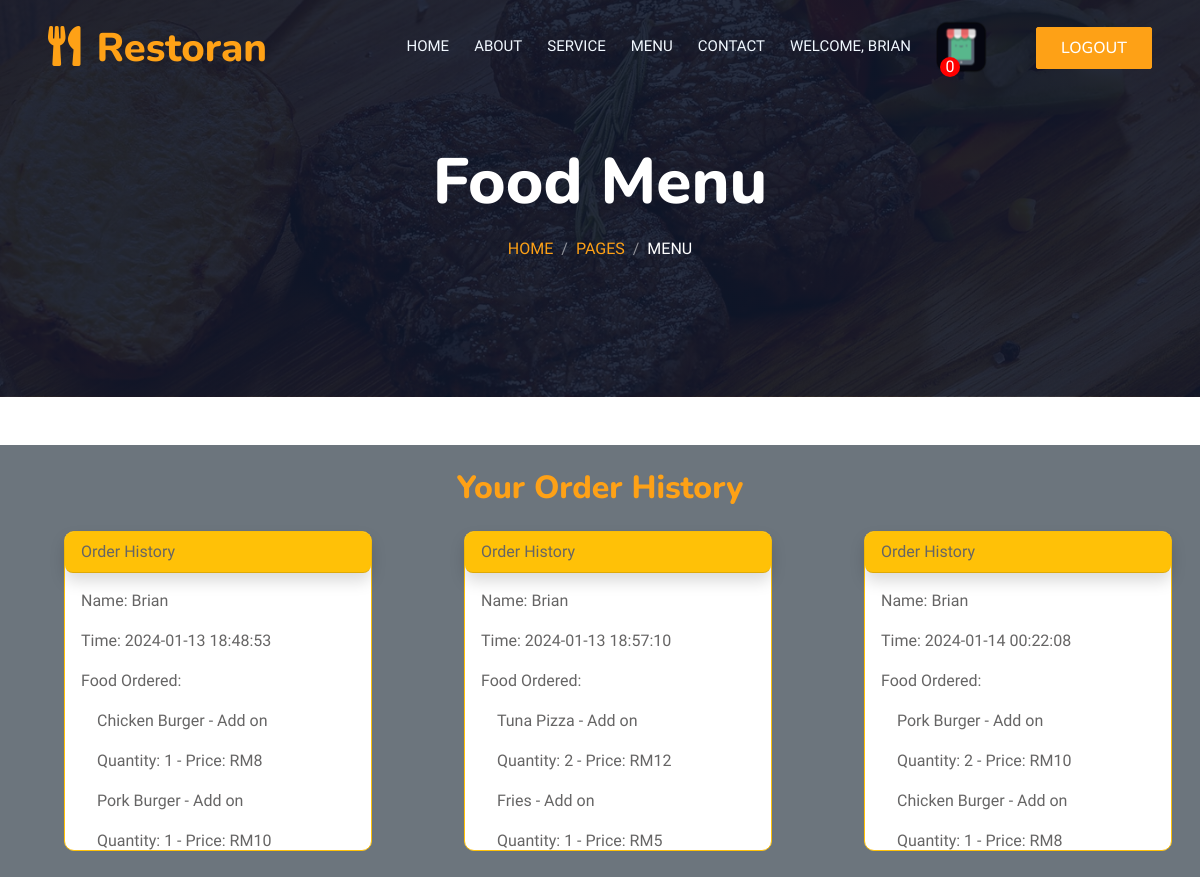
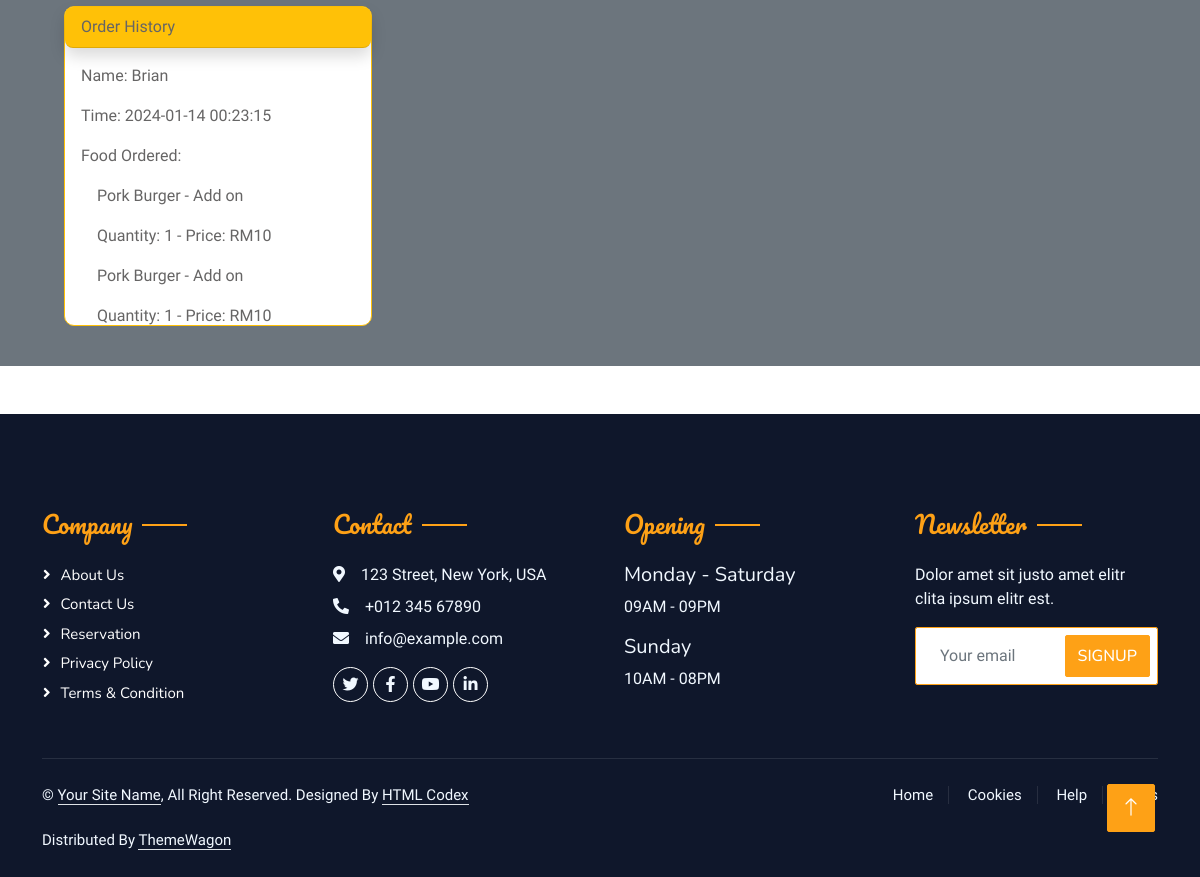
/user_receipt.php?userID=15, run on the app's committed database (2 pictures, top to bottom).
### tables this page shows
CREATE TABLE `users` (
  `id` int(11) NOT NULL,
  `name` varchar(255) DEFAULT NULL,
  `contact_number` varchar(20) DEFAULT NULL,
  `email` varchar(255) DEFAULT NULL,
  `password` varchar(255) DEFAULT NULL,
  `address` varchar(500) NOT NULL,
  `city` varchar(500) NOT NULL,
  `state` varchar(300) NOT NULL,
  `postcode` int(11) NOT NULL,
  `updated_time` timestamp NOT NULL DEFAULT current_timestamp() ON UPDATE current_timestamp(),
  `code` varchar(10) NOT NULL
);

CREATE TABLE `menu` (
  `food_id` int(11) NOT NULL,
  `food_img` varchar(255) NOT NULL,
  `food_name` varchar(100) NOT NULL,
  `food_price` varchar(30) NOT NULL,
  `food_type` varchar(50) NOT NULL,
  `food_description` varchar(200) NOT NULL,
  `food_delete` int(10) NOT NULL DEFAULT 0
);

### user_receipt.php (the view, shortened to what this page needs)
<?php include ("connection_sql.php") ?>
<!DOCTYPE html>
<html lang="en">
<head>
    <link href="https://cdnjs.cloudflare.com/ajax/libs/font-awesome/5.10.0/css/all.min.css" rel="stylesheet">
    <link href="https://cdn.jsdelivr.net/npm/bootstrap-icons@1.4.1/font/bootstrap-icons.css" rel="stylesheet">
    <link rel="stylesheet" href="https://cdn.jsdelivr.net/npm/bootstrap@5.0.0/dist/css/bootstrap.min.css">
    <link href="lib/animate/animate.min.css" rel="stylesheet">
    <link href="lib/owlcarousel/assets/owl.carousel.min.css" rel="stylesheet">
    <link href="lib/tempusdominus/css/tempusdominus-bootstrap-4.min.css" rel="stylesheet" />
    <link href="css/bootstrap.min.css" rel="stylesheet">
    <link href="css/style.css" rel="stylesheet">
    <link href="css/test.css" rel="stylesheet">
    <link href="css/popup.css" rel="stylesheet">
</head>
<body>
<?php
    $uid = isset($_GET['userID']) ? $_GET['userID'] : null;
    $sql = "SELECT COUNT(*) AS totalRows FROM cart WHERE cart.user_id = '$uid'";
    $result = mysqli_query($connect, $sql);
    if ($result)
    {
        $row = mysqli_fetch_assoc($result);
        $totalRows = $row['totalRows'];
    }
    $user = "SELECT * FROM users WHERE id = '$uid'";
    $user_result = mysqli_query($connect, $user);
    $row_user = mysqli_fetch_assoc($user_result);
?>
    <div class="container-xxl bg-white p-0">
        <div class="container-xxl position-relative p-0">
                <nav class="navbar navbar-expand-lg navbar-dark bg-dark px-4 px-lg-5 py-3 py-lg-0">
                    <a href="" class="navbar-brand p-0">
                        <h1 class="text-primary m-0"><i class="fa fa-utensils me-3"></i>Restoran</h1>
                    </a>
                    <div class="collapse navbar-collapse" id="navbarCollapse">
                        <div class="navbar-nav ms-auto py-0 pe-4">
                            <a href="log_index.php?userID=<?php echo $uid; ?>" class="nav-item nav-link">Home</a>
                            <a href="log_about.php?userID=<?php echo $uid; ?>" class="nav-item nav-link">About</a>
                            <a href="log_service.php?userID=<?php echo $uid; ?>" class="nav-item nav-link">Service</a>
                            <a href="log_menu.php?userID=<?php echo $uid; ?>" class="nav-item nav-link ">Menu</a>
                            <a href="log_contact.php?userID=<?php echo $uid; ?>" class="nav-item nav-link ">Contact</a>
                            <a href="login/p_profile.php?userID=<?php echo $uid?>" class="nav-item nav-link ">WELCOME, <?php echo $row_user["name"]; ?></a>
                            <img class="carticon btn py-2 px-4" src="img/cart-icon h.png" alt=""><span
                                style="position: fixed; display: flex; width: 20px;  height: 20px; background-color: red; justify-content: center; align-items: center; color: white;border-radius: 50%; position: absolute; top: 60%; right: 240px; "><?php echo $totalRows ?></span>
                        </div>
                        <a href="index.html" class="btn btn-primary py-2 px-4"style="--bs-btn-padding-y: .25rem; --bs-btn-padding-x: .5rem; --bs-btn-font-size: .75rem;" id="checkoutBtn">LogOut</a>                    </div>
                </nav>
                <div class="container-xxl py-5 bg-dark hero-header mb-5">
                    <div class="container text-center my-5 pt-5 pb-4">
                        <h1 class="display-3 text-white mb-3 animated slideInDown">Food Menu</h1>
                        <nav aria-label="breadcrumb">
                            <ol class="breadcrumb justify-content-center text-uppercase">
                                <li class="breadcrumb-item"><a href="#">Home</a></li>
                                <li class="breadcrumb-item"><a href="#">Pages</a></li>
                                <li class="breadcrumb-item text-white active" aria-current="page">Menu</li>
                            </ol>
                        </nav>
                    </div>
                </div>
            </div>
        <div class="container-fluid bg-secondary">
            <br>
            <h2 class="text-primary" style="text-align: center;">Your Order History</h2>
            <div class="row justify-content-start">
                <?php
                $order = "SELECT * FROM `order` WHERE user_id = ?";
                $order_stmt = $connect->prepare($order);
                $order_stmt->bind_param("s", $uid);
                $order_stmt->execute();
                $order_result = $order_stmt->get_result();
                $grouped_orders = [];
                while ($row_order = mysqli_fetch_assoc($order_result)) {
                    $fid = $row_order["food_id"];
                    $menu = "SELECT * FROM menu WHERE food_id = ?";
                    $menu_stmt = $connect->prepare($menu);
                    $menu_stmt->bind_param("i", $fid);
                    $menu_stmt->execute();
                    $menu_result = $menu_stmt->get_result();
                    if ($menu_result->num_rows > 0) {
                        $row_menu = mysqli_fetch_assoc($menu_result);
                        $order_group_key = $row_order["or_time"];
                        if (!isset($grouped_orders[$order_group_key])) {
                            $grouped_orders[$order_group_key] = [
                                'name' => $row_user["name"],
                                'time' => $row_order["or_time"],
                                'foods' => []
                            ];
                        }
                        $grouped_orders[$order_group_key]['foods'][] = [
                            'food_name' => $row_menu["food_name"],
                            'food_price' => $row_menu["food_price"],
                            'food_num' => $row_order["num_food"],
                        ];
                    } else {
                        echo "No menu items found for food_id: $fid";
                    }
                }
                foreach ($grouped_orders as $group) {
                ?>
                    <div class="col-md-4" style="padding-left: 3rem;">
                        <div class="card mb-3 m-3 border-warning" style="max-width: 20rem; max-height: 20rem; border-radius: 10px;">
                            <div class="card-header shadow bg-warning" style="border-radius: 8px;">Order History</div>
                            <div class="card-body" style="overflow-y: auto;">
                                <p class="card-text">Name: <?php echo $group['name']; ?></p>
                                <p class="card-text">Time: <?php echo $group['time']; ?></p>
                                <div class="card-text">Food Ordered:
                                    <div class="card-body ">
                                        <?php
                                        foreach ($group['foods'] as $food) {
                                        ?>
                                            <p class="card-text"><?php echo $food["food_name"]; ?> - Add on</p>
                                            <p class="card-text"> Quantity: <?php echo $food["food_num"]; ?> -  Price: RM<?php echo $food["food_price"]; ?></p>
                                        <?php
                                        }
                                        ?>
                                    </div>
                                </div>
                            </div>
                        </div>
                    </div>
                <?php
                }
                ?>
            </div>
            <br>
        </div>
        <div class="container-fluid bg-dark text-light footer pt-5 mt-5 wow fadeIn" data-wow-delay="0.1s">
            <div class="container py-5">
                <div class="row g-5">
                    <div class="col-lg-3 col-md-6">
                        <h4 class="section-title ff-secondary text-start text-primary fw-normal mb-4">Company</h4>
                        <a class="btn btn-link" href="">About Us</a>
                        <a class="btn btn-link" href="">Contact Us</a>
                        <a class="btn btn-link" href="">Reservation</a>
                        <a class="btn btn-link" href="">Privacy Policy</a>
                        <a class="btn btn-link" href="">Terms & Condition</a>
                    </div>
                    <div class="col-lg-3 col-md-6">
                        <h4 class="section-title ff-secondary text-start text-primary fw-normal mb-4">Contact</h4>
                        <p class="mb-2"><i class="fa fa-map-marker-alt me-3"></i>123 Street, New York, USA</p>
                        <p class="mb-2"><i class="fa fa-phone-alt me-3"></i>+012 345 67890</p>
                        <p class="mb-2"><i class="fa fa-envelope me-3"></i>info@example.com</p>
                        <div class="d-flex pt-2">
                            <a class="btn btn-outline-light btn-social" href=""><i class="fab fa-twitter"></i></a>
                            <a class="btn btn-outline-light btn-social" href=""><i class="fab fa-facebook-f"></i></a>
                            <a class="btn btn-outline-light btn-social" href=""><i class="fab fa-youtube"></i></a>
                            <a class="btn btn-outline-light btn-social" href=""><i class="fab fa-linkedin-in"></i></a>
                        </div>
                    </div>
                    <div class="col-lg-3 col-md-6">
                        <h4 class="section-title ff-secondary text-start text-primary fw-normal mb-4">Opening</h4>
                        <h5 class="text-light fw-normal">Monday - Saturday</h5>
                        <p>09AM - 09PM</p>
                        <h5 class="text-light fw-normal">Sunday</h5>
                        <p>10AM - 08PM</p>
                    </div>
                    <div class="col-lg-3 col-md-6">
                        <h4 class="section-title ff-secondary text-start text-primary fw-normal mb-4">Newsletter</h4>
                        <p>Dolor amet sit justo amet elitr clita ipsum elitr est.</p>
                        <div class="position-relative mx-auto" style="max-width: 400px;">
                            <input class="form-control border-primary w-100 py-3 ps-4 pe-5" type="text" placeholder="Your email">
                            <button type="button" class="btn btn-primary py-2 position-absolute top-0 end-0 mt-2 me-2">SignUp</button>
                        </div>
                    </div>
                </div>
            </div>
            <div class="container">
                <div class="copyright">
                    <div class="row">
                        <div class="col-md-6 text-center text-md-start mb-3 mb-md-0">
                            &copy; <a class="border-bottom" href="#">Your Site Name</a>, All Right Reserved.
							Designed By <a class="border-bottom" href="https://htmlcodex.com">HTML Codex</a><br><br>
                            Distributed By <a class="border-bottom" href="https://themewagon.com" target="_blank">ThemeWagon</a>
                        </div>
                        <div class="col-md-6 text-center text-md-end">
                            <div class="footer-menu">
                                <a href="">Home</a>
                                <a href="">Cookies</a>
                                <a href="">Help</a>
                                <a href="">FQAs</a>
                            </div>
                        </div>
                    </div>
                </div>
            </div>
        </div>
        <a href="#" class="btn btn-lg btn-primary btn-lg-square back-to-top"><i class="bi bi-arrow-up"></i></a>
    </div>
</body>
</html>

### css/style.css (style rules this page uses)
:root { --primary: #FEA116; --light: #F1F8FF; --dark: #0F172B; }
.ff-secondary { font-family: 'Pacifico', cursive; }
.back-to-top { position: fixed; display: none; right: 45px; bottom: 45px; z-index: 99; }
.btn { font-family: 'Nunito', sans-serif; font-weight: 500; text-transform: uppercase; transition: .5s; }
.btn.btn-primary, .btn.btn-secondary { color: #FFFFFF; }
.btn-lg-square { width: 48px; height: 48px; }
.btn-square, .btn-sm-square, .btn-lg-square { padding: 0; display: flex; align-items: center; justify-content: center; font-weight: normal; border-radius: 2px; }
.navbar-dark .navbar-nav .nav-link { position: relative; margin-left: 25px; padding: 35px 0; font-size: 15px; color: var(--light) !important; text-transform: uppercase; font-weight: 500; outline: none; transition: .5s; }
@media (min-width: 992px) { .navbar-dark { position: absolute; width: 100%; top: 0; left: 0; z-index: 999; background: transparent !important; } }
.hero-header { background: linear-gradient(rgba(15, 23, 43, .9), rgba(15, 23, 43, .9)), url(../img/bg-hero.jpg); background-position: center center; background-repeat: no-repeat; background-size: cover; }
.breadcrumb-item + .breadcrumb-item::before { color: rgba(255, 255, 255, .5); }
.section-title { position: relative; display: inline-block; }
.section-title::before { position: absolute; content: ""; width: 45px; height: 2px; top: 50%; left: -55px; margin-top: -1px; background: var(--primary); }
.section-title::after { position: absolute; content: ""; width: 45px; height: 2px; top: 50%; right: -55px; margin-top: -1px; background: var(--primary); }
.section-title.text-start::before, .section-title.text-end::after { display: none; }
.footer .btn.btn-social { margin-right: 5px; width: 35px; height: 35px; display: flex; align-items: center; justify-content: center; color: var(--light); border: 1px solid #FFFFFF; border-radius: 35px; transition: .3s; }
.footer .btn.btn-link { display: block; margin-bottom: 5px; padding: 0; text-align: left; color: #FFFFFF; font-size: 15px; font-weight: normal; text-transform: capitalize; transition: .3s; }
.footer .btn.btn-link::before { position: relative; content: "\f105"; font-family: "Font Awesome 5 Free"; font-weight: 900; margin-right: 10px; }
.footer .copyright { padding: 25px 0; font-size: 15px; border-top: 1px solid rgba(256, 256, 256, .1); }
.footer .copyright a { color: var(--light); }
.footer .footer-menu a { margin-right: 15px; padding-right: 15px; border-right: 1px solid rgba(255, 255, 255, .1); }
.footer .footer-menu a:last-child { margin-right: 0; padding-right: 0; border-right: none; }

### data on the page
users: name "BRIAN"
menu: food_name "Chicken Burger", food_num "1", food_price "8"
menu: food_name "Pork Burger", food_id "1", food_price "10", food_num "2"
menu: food_name "Tuna Pizza", food_num "2", food_price "12"
menu: food_name "Fries", food_num "1", food_price "5"

### other printed values
$totalRows "0"
$group['name'] "Brian"
$group['time'] "2024-01-13 18:48:53"
$group['time'] "2024-01-13 18:57:10"
$group['time'] "2024-01-14 00:22:08"
$group['time'] "2024-01-14 00:23:15"
